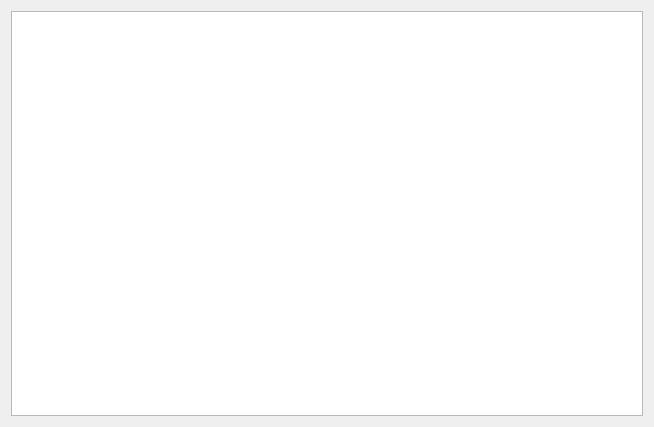
<?xml version="1.0" encoding="UTF-8"?>
<ui version="4.0">
 <class>Dialog</class>
 <widget class="QDialog" name="Dialog">
  <property name="geometry">
   <rect>
    <x>0</x>
    <y>0</y>
    <width>654</width>
    <height>427</height>
   </rect>
  </property>
  <property name="windowTitle">
   <string>Kiểm tra hệ tọa độ/ Print Coordinate Systems</string>
  </property>
  <layout class="QVBoxLayout" name="verticalLayout_2">
   <item>
    <layout class="QVBoxLayout" name="verticalLayout">
     <item>
      <widget class="QTableWidget" name="tableWidget">
       <property name="locale">
        <locale language="English" country="UnitedStates"/>
       </property>
       <property name="editTriggers">
        <set>QAbstractItemView::NoEditTriggers</set>
       </property>
       <property name="sortingEnabled">
        <bool>true</bool>
       </property>
      </widget>
     </item>
    </layout>
   </item>
  </layout>
 </widget>
 <resources/>
 <connections/>
</ui>
